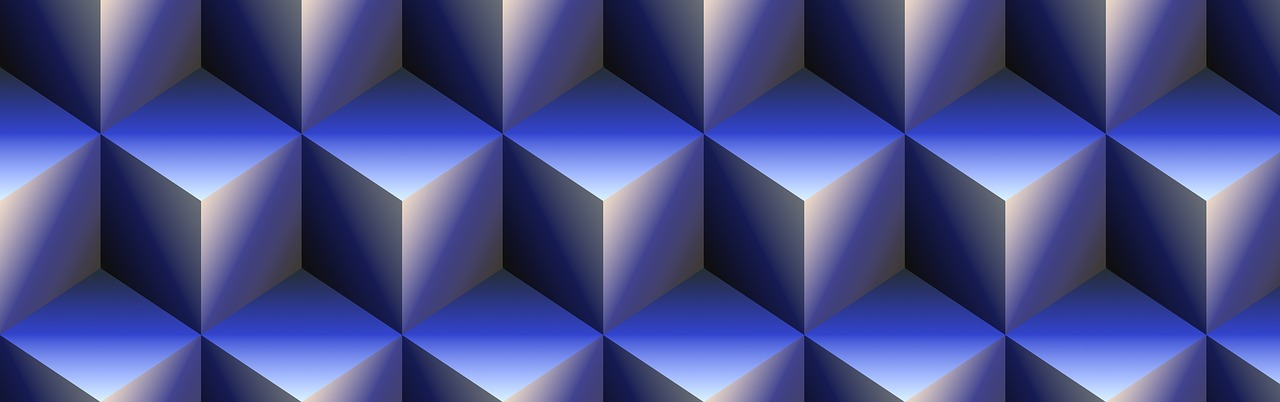
#> input picture Detection/HarrisCorner/cube.jpg, 1280 x 402 px
$ python harrisCorner.py
#> lines starting #> are read from the running program, lines starting #| are printed output that depends on the picture; after the words box and inside, x2 and y2 are one past the last pixel; in counts of white or black regions, pixels touching at a corner belong together
import cv2
import numpy as np

img = cv2.imread('cube.jpg')
#> img is the input picture: shape (402, 1280, 3); mean B, G, R 138.2, 78, 71.9
imgGray = cv2.cvtColor(img, cv2.COLOR_BGR2GRAY)
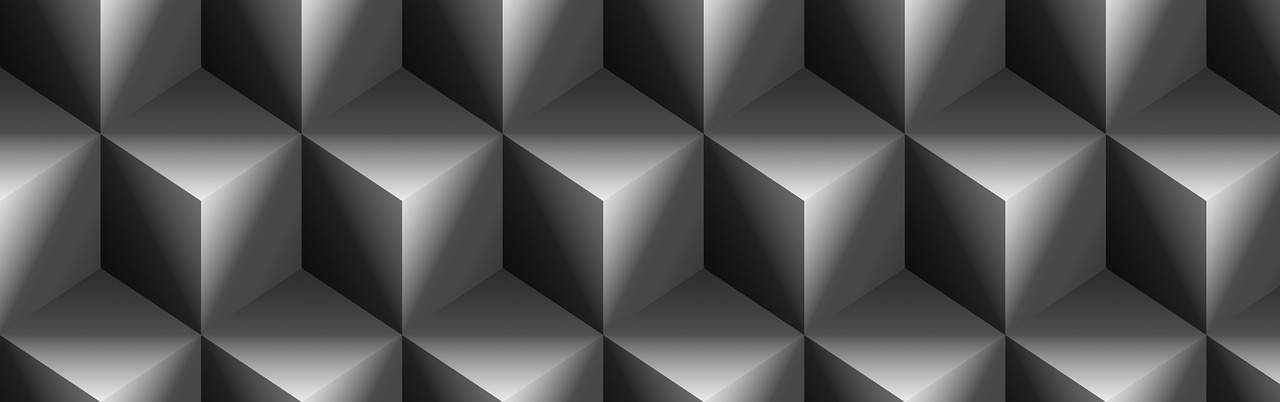
#> imgGray: shape (402, 1280); min 6, max 251, mean 83

imgGray = np.float32(imgGray)                       # Makes Img float32-type, needed for cornerHarris()

# Values vary, depends on Img
dst = cv2.cornerHarris(imgGray, 2, 3, 0.04)         # ..(input, bloxkSize, ksize, k): k is free parameter (harris detection)
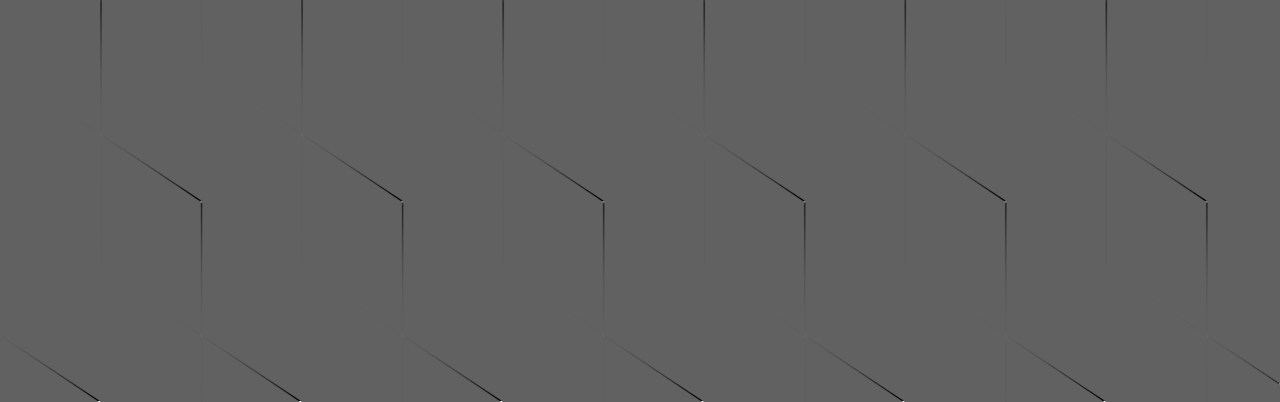
#> dst: shape (402, 1280) float32; min -10925714, max 17677932, mean -28628.4; drawn with min black and max white

# Values vary, depends on Img
img[dst > 0.01 * dst.max()] = [0, 0, 255]           # draw red (0, 0, 255) corners
#> img: shape (402, 1280, 3); 0.03% of pixels changed, all inside (x1, y1, x2, y2) = (0, 132, 1280, 402)

cv2.imwrite('dst.jpg', dst)
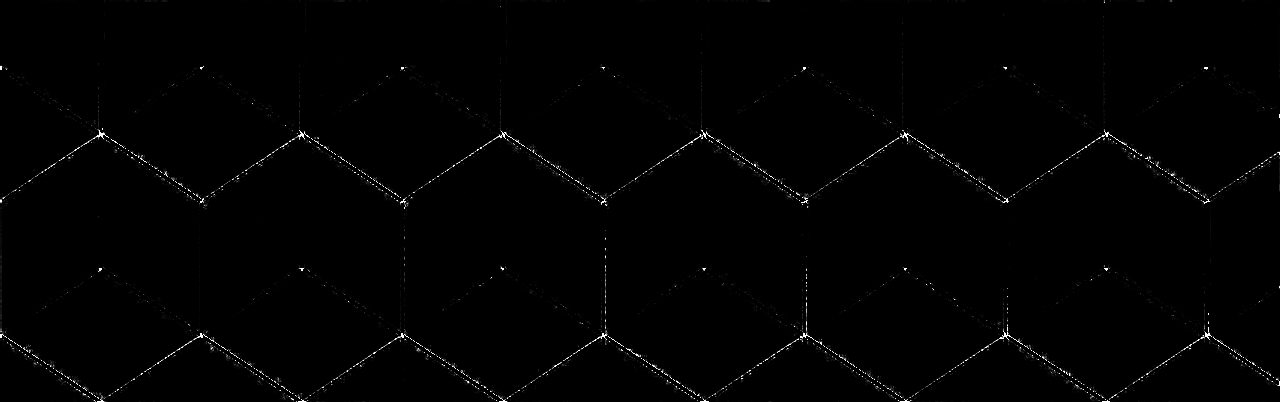
#> saved as dst.jpg: shape (402, 1280); min 0, max 255, mean 1.9
cv2.imwrite('Detection.jpg', img)
cv2.waitKey(0)
cv2.destroyAllWindows()
